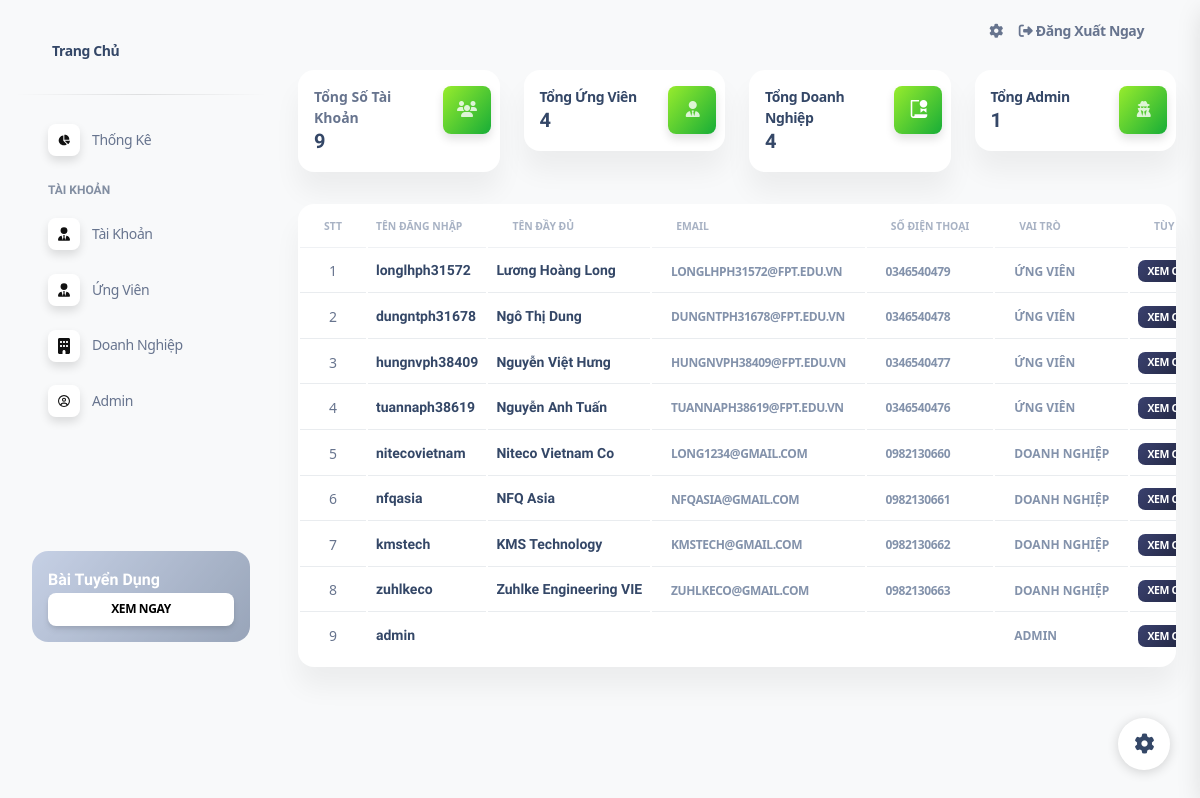
Page /index.php?act=account (signed in) on the earlier database version.
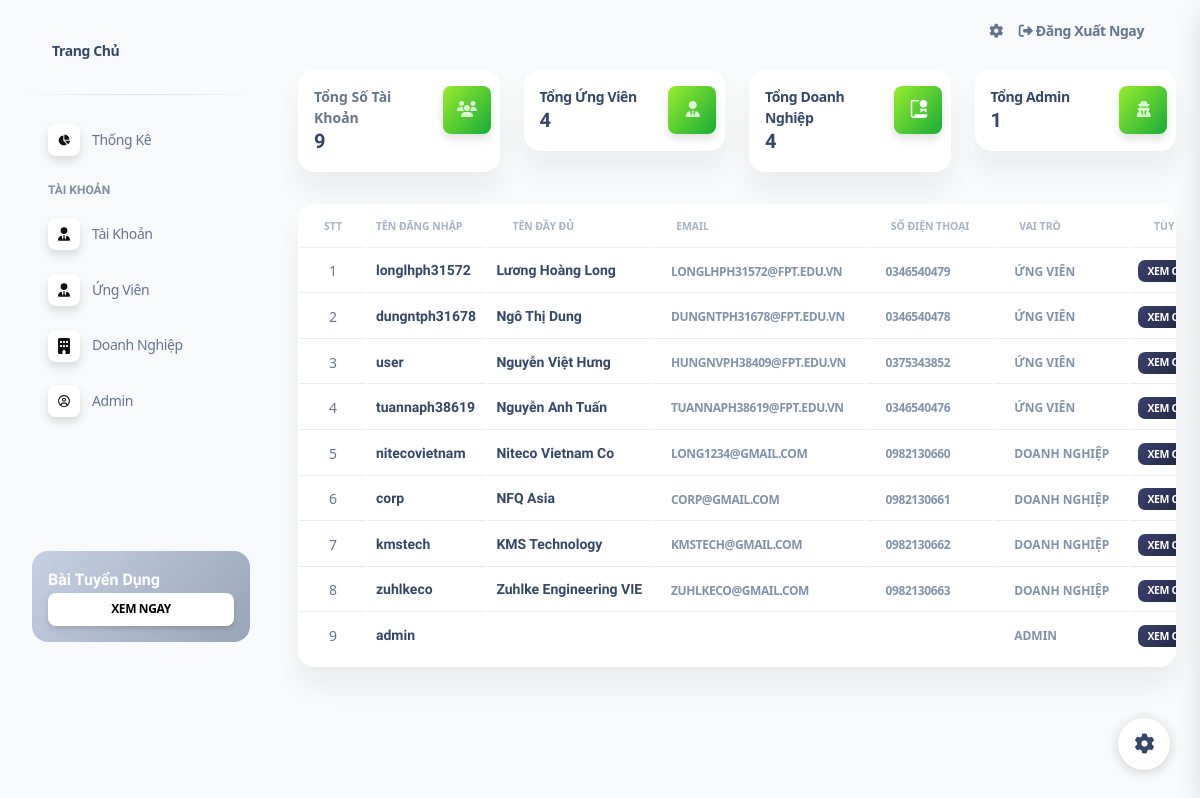
Same page on the later database version.
### tables this page shows
CREATE TABLE `user` (
  `id` int(10) NOT NULL,
  `username` varchar(255) NOT NULL,
  `pass` varchar(255) NOT NULL,
  `name` varchar(255) NOT NULL,
  `email` varchar(255) NOT NULL,
  `phone` varchar(13) NOT NULL,
  `address` varchar(255) NOT NULL,
  `role` int(2) NOT NULL
);

### index.php (called while the page is built)
<?php
include 'controller/controller.php';

### model/pdo.php (called while the page is built, shortened)
<?php
function pdo_get_connection(){
    $servername = "localhost";
    $username = "root";
    $password = "";
    try {
        $conn = new PDO("mysql:host=$servername;dbname=duan1", $username, $password);
        $conn->setAttribute(PDO::ATTR_ERRMODE, PDO::ERRMODE_EXCEPTION);
        return $conn;
    } catch(PDOException $e) {
        echo "Connection failed: " . $e->getMessage();
    }
}
function pdo_query($sql){
    $sql_args=array_slice(func_get_args(),1);
    try{
        $conn=pdo_get_connection();
        $stmt=$conn->prepare($sql);
        $stmt->execute($sql_args);
        $rows=$stmt->fetchAll();
        return $rows;
    }
    catch(PDOException $e){
        throw $e;
    }
    finally{
        unset($conn);
    }
}

### model/admin.php (called while the page is built, shortened)
<?php
function list_user()
{
    $sql = "SELECT * FROM user ";
    return pdo_query($sql);
}

### view/admin/account.php (the view, shortened to what the changed rows need)
<div class="container-fluid py-4">
    <div class="row">
        <div class="col-12">
            <div class="card mb-4">
                <div class="card-body px-0 pt-0 pb-2">
                    <div class="table-responsive p-0">
                        <table class="table align-items-center mb-0" id="myTable">
                            <thead>
                                <tr>
                                <th class="text-uppercase text-secondary text-xxs font-weight-bolder opacity-7 ">STT</th>
                                    <th class="text-uppercase text-secondary text-xxs font-weight-bolder opacity-7 ps-2">Tên Đăng Nhập</th>
                                    <th class="text-left text-uppercase text-secondary text-xxs font-weight-bolder opacity-7">Tên Đầy Đủ</th>
                                    <th class="text-left text-uppercase text-secondary text-xxs font-weight-bolder opacity-7">Email</th>
                                    <th class="text-left text-uppercase text-secondary text-xxs font-weight-bolder opacity-7">Số Điện Thoại</th>
                                    <th class="text-left text-uppercase text-secondary text-xxs font-weight-bolder opacity-7">Vai Trò</th>
                                    <th class="text-left text-uppercase text-secondary text-xxs font-weight-bolder opacity-7">Tùy Chọn</th>
                                </tr>
                            </thead>
                            <tbody>
                                <?php foreach ($listuser as $user) :; ?>
                                    <?php if ($user['role'] == 1) {
                                        $user['role'] = 'Admin';
                                        $link = 'index.php?act=listadmin';
                                    } elseif ($user['role'] == 2) {
                                        $user['role'] = 'Ứng viên';
                                        $link = 'index.php?act=infoCv&id=' . $user['id'];
                                    } elseif ($user['role'] == 3) {
                                        $user['role'] = 'Doanh Nghiệp';
                                        $link = 'index.php?act=infoCorp&id=' . $user['id'];
                                    } ?>
                                    <tr>
                                        <td class="align-middle text-center text-sm"></td>
                                        <td>
                                            <h6 class="mb-0 text-sm"><?= $user['username'] ?></h6>
                                        </td>
                                        <td class="align-middle text-left text-sm">
                                            <h6 class="mb-0 text-sm "><?= $user['name'] ?></h6>
                                        </td>
                                        <td class="align-middle text-left"><a href="mailto:<?= $user['email'] ?>">
                                                <span class="badge badge-sm  text-secondary"><?= $user['email'] ?></span></a>
                                        </td>
                                        <td class="align-middle text-left"><a href="tel:<?= $user['phone'] ?>">
                                                <span class="badge badge-sm  text-secondary"><?= $user['phone'] ?></span></a>
                                        </td>
                                        <td class="align-middle text-left">
                                            <span class="badge badge-sm  text-secondary"><?= $user['role'] ?></span>
                                        </td>
                                        <td class="align-middle text-left text-sm">
                                            <a href="<?= $link ?>" target="_blank"><span type="button" class="badge badge-sm bg-gradient-dark">Xem Chi Tiết</span></a>
                                        </td>
                                    </tr>
                                <?php endforeach; ?>
                            </tbody>
                        </table>
                    </div>
                </div>
            </div>
        </div>
    </div>
</div>
</main>

Differences in the rows shown:
changed user "Nguyễn Việt Hưng": username "hungnvph38409" → "user"; phone "0346540477" → "0375343852"
changed user "NFQ Asia": username "nfqasia" → "corp"; email "NFQASIA@GMAIL.COM" → "CORP@GMAIL.COM"
